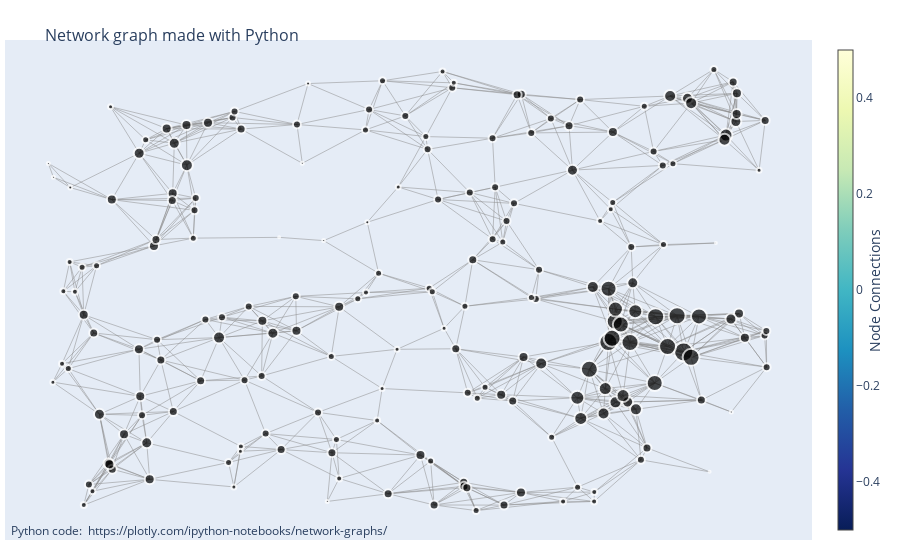

Notebook code for this chart:
### Code cell
fig = go.Figure(data=[edge_trace, node_trace],
             layout=go.Layout(
                title='<br>Network graph made with Python',
                titlefont_size=16,
                showlegend=False,
                hovermode='closest',
                margin=dict(b=20,l=5,r=5,t=40),
                annotations=[ dict(
                    text="Python code: <a href='https://plotly.com/ipython-notebooks/network-graphs/'> https://plotly.com/ipython-notebooks/network-graphs/</a>",
                    showarrow=False,
                    xref="paper", yref="paper",
                    x=0.005, y=-0.002 ) ],
                xaxis=dict(showgrid=False, zeroline=False, showticklabels=False),
                yaxis=dict(showgrid=False, zeroline=False, showticklabels=False))
                )
fig.show()

### Figure 1 — Plotly figure (JSON) as saved in the notebook; plotly's stock layout.template omitted (floating-point values rounded to 4 significant figures; data arrays with more than 128 entries replaced by an {"elided": "..."} marker saying what was removed)
{"data": [{"hoverinfo": "none", "line": {"color": "#888", "width": 0.5}, "mode": "lines", "type": "scatter", "x": {"elided": "2643 float values"}, "y": {"elided": "2643 float values"}}, {"hoverinfo": "text", "marker": {"color": [], "colorbar": {"thickness": 15, "title": {"side": "right", "text": "Node Connections"}, "xanchor": "left"}, "colorscale": [[0, "rgb(255,255,217)"], [0.125, "rgb(237,248,177)"], [0.25, "rgb(199,233,180)"], [0.375, "rgb(127,205,187)"], [0.5, "rgb(65,182,196)"], [0.625, "rgb(29,145,192)"], [0.75, "rgb(34,94,168)"], [0.875, "rgb(37,52,148)"], [1, "rgb(8,29,88)"]], "line": {"width": 2}, "reversescale": true, "showscale": true, "size": {"elided": "20000 int values"}}, "mode": "markers", "text": {"elided": "200 str values"}, "type": "scatter", "x": {"elided": "200 float values"}, "y": {"elided": "200 float values"}}], "layout": {"annotations": [{"showarrow": false, "text": "Python code: <a href='https://plotly.com/ipython-notebooks/network-graphs/'> https://plotly.com/ipython-notebooks/network-graphs/</a>", "x": 0.005, "xref": "paper", "y": -0.002, "yref": "paper"}], "hovermode": "closest", "margin": {"b": 20, "l": 5, "r": 5, "t": 40}, "showlegend": false, "title": {"font": {"size": 16}, "text": "<br>Network graph made with Python"}, "xaxis": {"showgrid": false, "showticklabels": false, "zeroline": false}, "yaxis": {"showgrid": false, "showticklabels": false, "zeroline": false}}}
